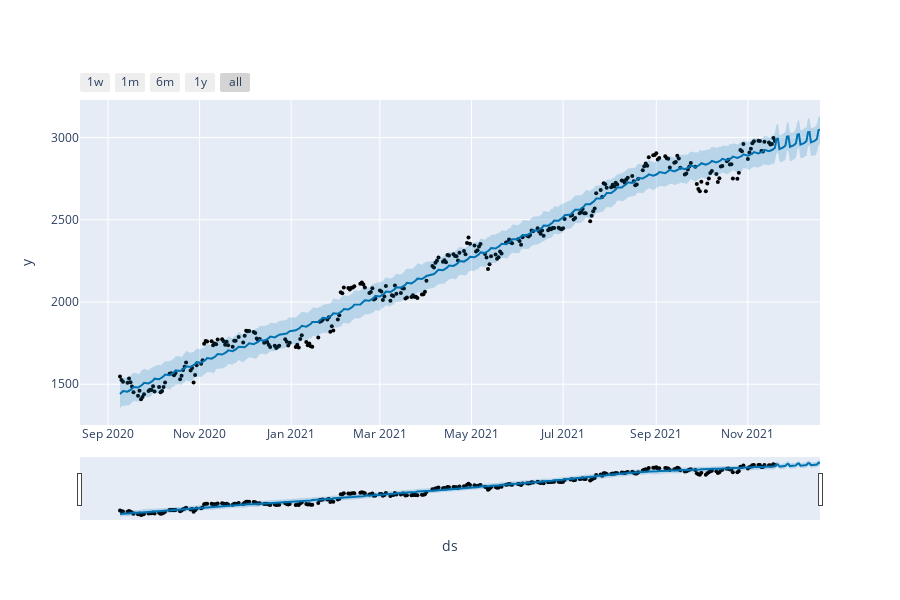

Source (notebook cell):
### Code cell
start_time = '2020-09-09'
end_time = '2021-11-21'
periods = 30

y_ticker = yfinance.Ticker(user_stock)
close = y_ticker.history(start=start_time, end=end_time, interval='1d')['Close']

close_df = pd.DataFrame(close, columns=['Close'])
close_df = close_df.reset_index()

from fbprophet import Prophet

close_df.columns = ['ds', 'y']

m = Prophet()
m.fit(close_df)
future = m.make_future_dataframe(periods=periods)
forecast = m.predict(future)

from fbprophet.plot import plot_plotly

plot_plotly(m, forecast)

### Figure 1 — Plotly figure (JSON) as saved in the notebook; plotly's stock layout.template omitted (floating-point values rounded to 4 significant figures; data arrays with more than 128 entries replaced by an {"elided": "..."} marker saying what was removed)
{"data": [{"marker": {"color": "black", "size": 4}, "mode": "markers", "name": "Actual", "type": "scatter", "x": {"elided": "304 str values"}, "y": {"elided": "304 float values"}}, {"hoverinfo": "skip", "line": {"width": 0}, "mode": "lines", "type": "scatter", "x": {"elided": "334 str values"}, "y": {"elided": "334 float values"}}, {"fill": "tonexty", "fillcolor": "rgba(0, 114, 178, 0.2)", "line": {"color": "#0072B2", "width": 2}, "mode": "lines", "name": "Predicted", "type": "scatter", "x": {"elided": "334 str values"}, "y": {"elided": "334 float values"}}, {"fill": "tonexty", "fillcolor": "rgba(0, 114, 178, 0.2)", "hoverinfo": "skip", "line": {"width": 0}, "mode": "lines", "type": "scatter", "x": {"elided": "334 str values"}, "y": {"elided": "334 float values"}}], "layout": {"height": 600, "showlegend": false, "width": 900, "xaxis": {"rangeselector": {"buttons": [{"count": 7, "label": "1w", "step": "day", "stepmode": "backward"}, {"count": 1, "label": "1m", "step": "month", "stepmode": "backward"}, {"count": 6, "label": "6m", "step": "month", "stepmode": "backward"}, {"count": 1, "label": "1y", "step": "year", "stepmode": "backward"}, {"step": "all"}]}, "rangeslider": {"visible": true}, "title": {"text": "ds"}, "type": "date"}, "yaxis": {"title": {"text": "y"}}}}
